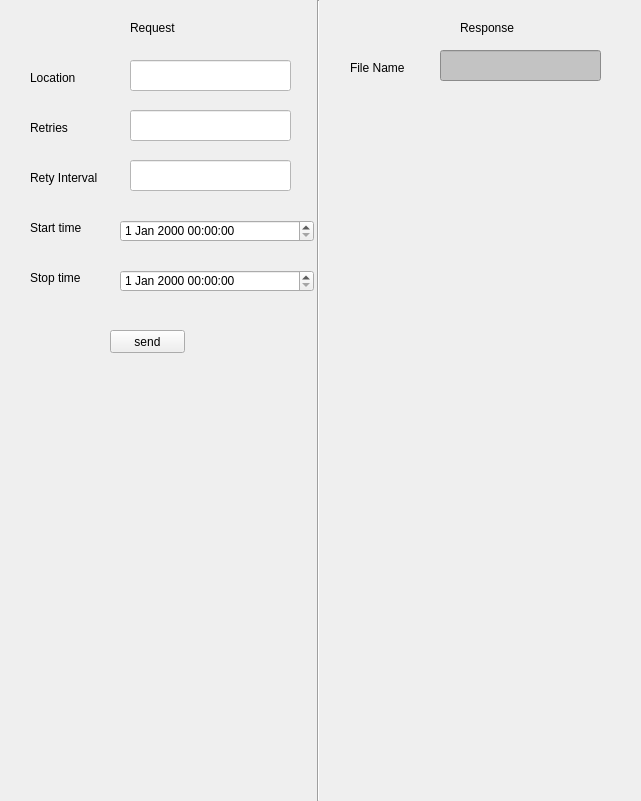
     <widget class="QWidget" name="widget_Get_Diagnostics" native="true">
      <property name="geometry">
       <rect>
        <x>0</x>
        <y>120</y>
        <width>641</width>
        <height>801</height>
       </rect>
      </property>
      <property name="font">
       <font>
        <strikeout>false</strikeout>
       </font>
      </property>
      <property name="focusPolicy">
       <enum>Qt::NoFocus</enum>
      </property>
      <property name="autoFillBackground">
       <bool>true</bool>
      </property>
      <widget class="QLabel" name="label_47">
       <property name="geometry">
        <rect>
         <x>460</x>
         <y>20</y>
         <width>61</width>
         <height>16</height>
        </rect>
       </property>
       <property name="text">
        <string>Response</string>
       </property>
      </widget>
      <widget class="Line" name="line_19">
       <property name="geometry">
        <rect>
         <x>310</x>
         <y>0</y>
         <width>16</width>
         <height>801</height>
        </rect>
       </property>
       <property name="orientation">
        <enum>Qt::Vertical</enum>
       </property>
      </widget>
      <widget class="QLabel" name="label_48">
       <property name="geometry">
        <rect>
         <x>130</x>
         <y>20</y>
         <width>61</width>
         <height>16</height>
        </rect>
       </property>
       <property name="text">
        <string>Request</string>
       </property>
      </widget>
      <widget class="QLineEdit" name="lineEdit_Location_Get_Diagnostics_Request">
       <property name="geometry">
        <rect>
         <x>130</x>
         <y>60</y>
         <width>161</width>
         <height>31</height>
        </rect>
       </property>
       <property name="autoFillBackground">
        <bool>false</bool>
       </property>
       <property name="styleSheet">
        <string notr="true">background:rgb(255, 255, 255)</string>
       </property>
       <property name="text">
        <string/>
       </property>
       <property name="readOnly">
        <bool>false</bool>
       </property>
      </widget>
      <widget class="QLabel" name="label_Location_Get_Diagnostics_Request">
       <property name="geometry">
        <rect>
         <x>30</x>
         <y>70</y>
         <width>81</width>
         <height>16</height>
        </rect>
       </property>
       <property name="text">
        <string>Location</string>
       </property>
      </widget>
      <widget class="QLineEdit" name="lineEdit_Retries__Get_Diagnostics_Request">
       <property name="geometry">
        <rect>
         <x>130</x>
         <y>110</y>
         <width>161</width>
         <height>31</height>
        </rect>
       </property>
       <property name="autoFillBackground">
        <bool>false</bool>
       </property>
       <property name="styleSheet">
        <string notr="true">background:rgb(255, 255, 255)</string>
       </property>
       <property name="text">
        <string/>
       </property>
       <property name="readOnly">
        <bool>false</bool>
       </property>
      </widget>
      <widget class="QLabel" name="label_Retries_Get_Diagnostics_Request">
       <property name="geometry">
        <rect>
         <x>30</x>
         <y>120</y>
         <width>81</width>
         <height>16</height>
        </rect>
       </property>
       <property name="text">
        <string>Retries</string>
       </property>
      </widget>
      <widget class="QLineEdit" name="lineEdit_RetryInterval__Get_Diagnostics_Request">
       <property name="geometry">
        <rect>
         <x>130</x>
         <y>160</y>
         <width>161</width>
         <height>31</height>
        </rect>
       </property>
       <property name="autoFillBackground">
        <bool>false</bool>
       </property>
       <property name="styleSheet">
        <string notr="true">background:rgb(255, 255, 255)</string>
       </property>
       <property name="text">
        <string/>
       </property>
       <property name="readOnly">
        <bool>false</bool>
       </property>
      </widget>
      <widget class="QLabel" name="label_RetryInterval_Get_Diagnostics_Request">
       <property name="geometry">
        <rect>
         <x>30</x>
         <y>170</y>
         <width>81</width>
         <height>16</height>
        </rect>
       </property>
       <property name="text">
        <string>Rety Interval</string>
       </property>
      </widget>
      <widget class="QLabel" name="label_StartTime_Get_Diagnostics_Request">
       <property name="geometry">
        <rect>
         <x>30</x>
         <y>220</y>
         <width>81</width>
         <height>16</height>
        </rect>
       </property>
       <property name="text">
        <string>Start time</string>
       </property>
      </widget>
      <widget class="QLabel" name="label_StopTime_Get_Diagnostics_Request">
       <property name="geometry">
        <rect>
         <x>30</x>
         <y>270</y>
         <width>81</width>
         <height>16</height>
        </rect>
       </property>
       <property name="text">
        <string>Stop time</string>
       </property>
      </widget>
      <widget class="QLabel" name="label_FileName_Get_Diagnostics_Response">
       <property name="geometry">
        <rect>
         <x>350</x>
         <y>60</y>
         <width>81</width>
         <height>16</height>
        </rect>
       </property>
       <property name="text">
        <string>File Name</string>
       </property>
      </widget>
      <widget class="QLineEdit" name="lineEdit_FileName_Get_Diagnostics_Response">
       <property name="geometry">
        <rect>
         <x>440</x>
         <y>50</y>
         <width>161</width>
         <height>31</height>
        </rect>
       </property>
       <property name="autoFillBackground">
        <bool>false</bool>
       </property>
       <property name="styleSheet">
        <string notr="true">background:rgb(195, 195, 195)</string>
       </property>
       <property name="text">
        <string/>
       </property>
       <property name="readOnly">
        <bool>true</bool>
       </property>
      </widget>
      <widget class="QPushButton" name="pushButton_Send_getdiagnostics">
       <property name="geometry">
        <rect>
         <x>110</x>
         <y>330</y>
         <width>75</width>
         <height>23</height>
        </rect>
       </property>
       <property name="text">
        <string>send</string>
       </property>
      </widget>
      <widget class="QDateTimeEdit" name="dateTimeEdit_Starttime_Get_Diagnostics_Request">
       <property name="geometry">
        <rect>
         <x>120</x>
         <y>220</y>
         <width>194</width>
         <height>22</height>
        </rect>
       </property>
      </widget>
      <widget class="QDateTimeEdit" name="dateTimeEdit_StopTime_Get_Diagnostics_Request">
       <property name="geometry">
        <rect>
         <x>120</x>
         <y>270</y>
         <width>194</width>
         <height>22</height>
        </rect>
       </property>
      </widget>
     </widget>
